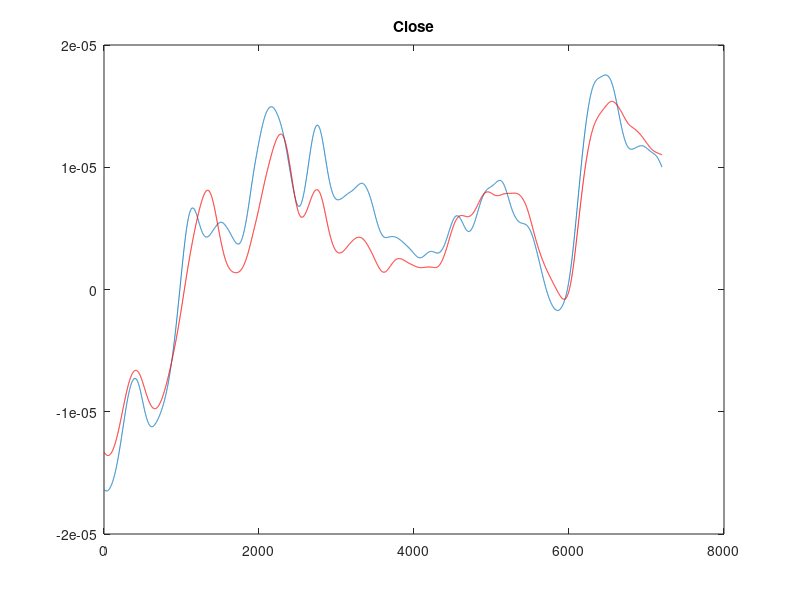

This figure's MATLAB source: (Note: this script raises an error after producing the figure.)
%% T1


load('Close_C3.mat')
load('Mouth_C3.mat')
load('Reach_C3.mat')


% Plot individual trials to exclude bad trials


% figure(11)
% for i=1:size(Close_C3,1)
%       subplot(4,7,i)
%    plot(Close_C3(i,:))
%    title(['Movement Close - Trial ' int2str(i)])
%      hold on
%    xline(3600,'r')
%    ylimit(-5)
% end
% 
% % Mouth
% figure(12)
% for i=1:size(Mouth_C3,1)
%       subplot(4,7,i)
%    plot(Mouth_C3(i,:))
%    title(['Movement Mouth - Trial ' int2str(i)])
%    hold on
%    xline(3600,'r')
% end
% 
% % Reach
%    figure(13)
% for i=1:size(Reach_C3,1)
%    subplot(4,7,i)
%    plot(Reach_C3(i,:))
%    title(['Movement Reach - Trial ' int2str(i)])
%      hold on
%    xline(3600,'r')
% end
% 
% 
% 
% 
% 



close_ave_all=mean(Close_C3,1);
mouth_ave_all=mean(Mouth_C3,1);
reach_ave_all=mean(Reach_C3,1);
All=[Close_C3 ; Mouth_C3 ; Reach_C3];
all_ave =mean(All,1)


close_inclu=[1 3 4 5 6 8 9 13 14 16 17 20 22 24 28]
for i=1:length(close_inclu)
    
movement_close_inc(i,:)=Close_C3(close_inclu(i),:);
end

mouth_inclu=[1 3 4 6 8 9 12 13 14 17 19 20 22 24 25 26]
for i=1:length(mouth_inclu)
    
movement_mouth_inc(i,:)=Mouth_C3(mouth_inclu(i),:);
end


reach_inclu=[2 3 4 5 7 8 9 10 11 12 13 14 15 16 17 20 21 22 23 25 26]
for i=1:length(reach_inclu)
    
movement_reach_inc(i,:)=Reach_C3(reach_inclu(i),:);
end

close_ave= mean(movement_close_inc,1);
mouth_ave= mean(movement_mouth_inc,1);
reach_ave= mean(movement_reach_inc,1);
% Plot all

figure(1)
plot(close_ave)
hold on 
plot(mean(Close_C3,1),'r')
title('Close')
   xline(3600,'r')
   legend('Mean only kept trials','Mean all trials')

figure(2)
plot(mouth_ave)

title('Mouth')
hold on 
plot(mean(Mouth_C3,1),'r')
   xline(3600,'r')
      legend('Mean only kept trials','Mean all trials')

figure(3)
plot(reach_ave)
hold on 
plot(mean(Reach_C3,1),'r')
title('Reach')
   xline(3600,'r')
      legend('Mean only kept trials','Mean all trials')


figure(4)
plot(close_ave)
hold on
plot(mouth_ave,'r')
hold on
plot(reach_ave,'g')
hold on 
plot(all_ave,'m')
title('Comparison by movement type')
   xline(3600,'r')
      legend('Close','Mouth','Reach','All movements')
